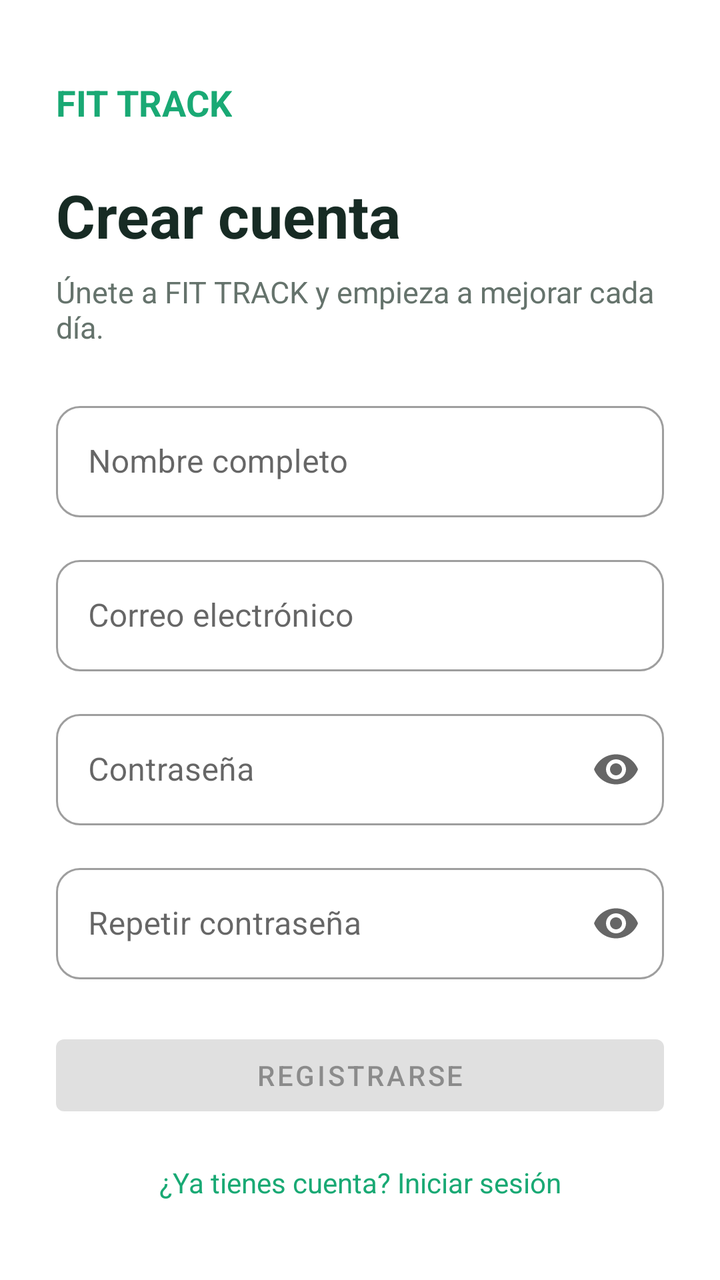
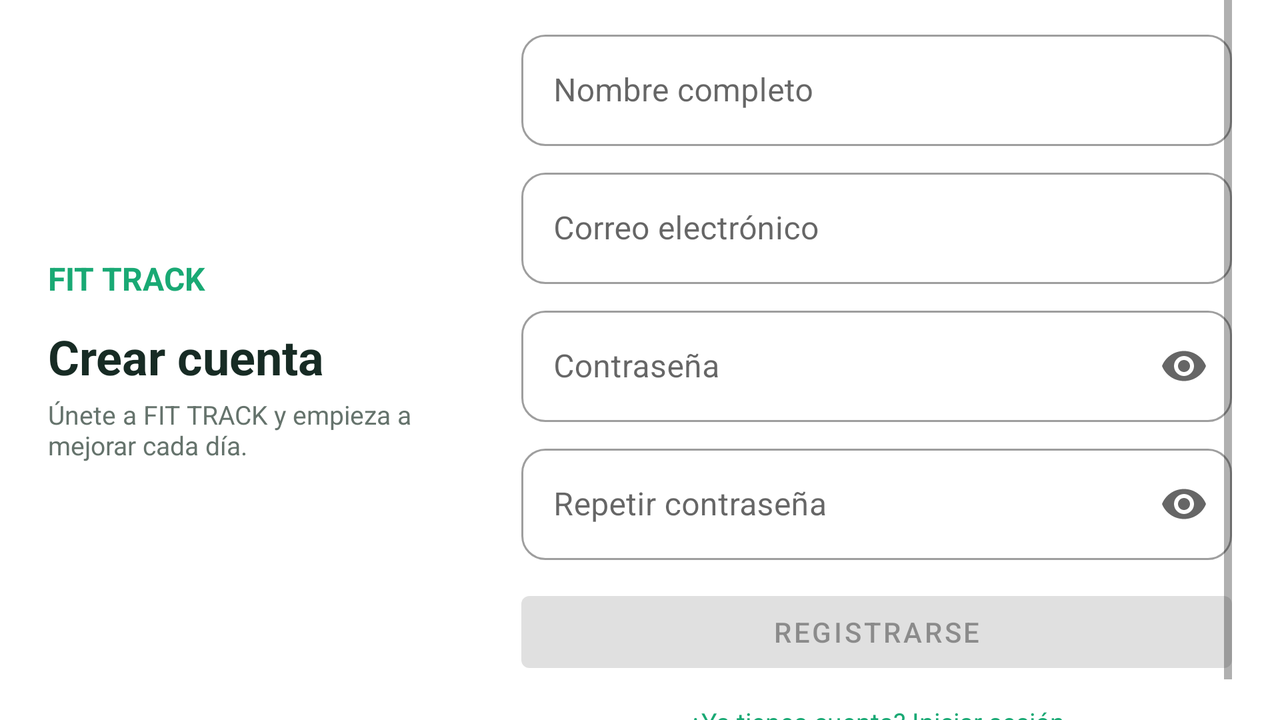

First picture: res/layout/ on a phone held upright. Second picture: the repository's own variant of that layout, on a device whose configuration matches the variant's folder. Source for both follows.
<!-- AndroidManifest.xml: application theme Theme.Tarea1PMyDM -->
<!-- res/layout/fragment_registro.xml -->
<?xml version="1.0" encoding="utf-8"?>
<ScrollView xmlns:android="http://schemas.android.com/apk/res/android"
    xmlns:app="http://schemas.android.com/apk/res-auto"
    android:layout_width="match_parent"
    android:layout_height="match_parent"
    android:fillViewport="true">

    <LinearLayout
        android:layout_width="match_parent"
        android:layout_height="wrap_content"
        android:gravity="center_vertical"
        android:orientation="vertical"
        android:padding="28dp">

        <TextView
            android:id="@+id/tvBrand"
            android:layout_width="wrap_content"
            android:layout_height="wrap_content"
            android:text="@string/brand"
            android:textColor="@color/fit_green"
            android:textSize="18sp"
            android:textStyle="bold" />

        <TextView
            android:id="@+id/tvSignupTitle"
            android:layout_width="match_parent"
            android:layout_height="wrap_content"
            android:layout_marginTop="24dp"
            android:text="@string/signup_title"
            android:textColor="@color/fit_text_primary"
            android:textSize="30sp"
            android:textStyle="bold" />

        <TextView
            android:id="@+id/tvSignupSubtitle"
            android:layout_width="match_parent"
            android:layout_height="wrap_content"
            android:layout_marginTop="8dp"
            android:layout_marginBottom="24dp"
            android:text="@string/signup_subtitle"
            android:textColor="@color/fit_text_secondary"
            android:textSize="15sp" />

        <com.google.android.material.textfield.TextInputLayout
            android:id="@+id/tilName"
            style="@style/Widget.FitTrack.TextInputLayout"
            app:boxBackgroundMode="outline"
            android:layout_width="match_parent"
            android:layout_height="wrap_content"
            android:hint="@string/hint_full_name">

            <com.google.android.material.textfield.TextInputEditText
                android:id="@+id/etName"
                android:layout_width="match_parent"
                android:layout_height="wrap_content"
                android:imeOptions="actionNext|flagNoExtractUi"
                android:inputType="textPersonName|textCapWords" />

        </com.google.android.material.textfield.TextInputLayout>

        <com.google.android.material.textfield.TextInputLayout
            android:id="@+id/tilEmail"
            style="@style/Widget.FitTrack.TextInputLayout"
            app:boxBackgroundMode="outline"
            android:layout_width="match_parent"
            android:layout_height="wrap_content"
            android:layout_marginTop="16dp"
            android:hint="@string/hint_email">

            <com.google.android.material.textfield.TextInputEditText
                android:id="@+id/etEmail"
                android:layout_width="match_parent"
                android:layout_height="wrap_content"
                android:imeOptions="actionNext|flagNoExtractUi"
                android:inputType="textEmailAddress" />

        </com.google.android.material.textfield.TextInputLayout>

        <com.google.android.material.textfield.TextInputLayout
            android:id="@+id/tilPassword"
            style="@style/Widget.FitTrack.TextInputLayout"
            app:boxBackgroundMode="outline"
            android:layout_width="match_parent"
            android:layout_height="wrap_content"
            android:layout_marginTop="16dp"
            android:hint="@string/hint_password"
            app:endIconMode="password_toggle">

            <com.google.android.material.textfield.TextInputEditText
                android:id="@+id/etPassword"
                android:layout_width="match_parent"
                android:layout_height="wrap_content"
                android:imeOptions="actionNext|flagNoExtractUi"
                android:inputType="textPassword" />

        </com.google.android.material.textfield.TextInputLayout>

        <com.google.android.material.textfield.TextInputLayout
            android:id="@+id/tilRepeatPassword"
            style="@style/Widget.FitTrack.TextInputLayout"
            app:boxBackgroundMode="outline"
            android:layout_width="match_parent"
            android:layout_height="wrap_content"
            android:layout_marginTop="16dp"
            android:hint="@string/hint_repeat_password"
            app:endIconMode="password_toggle">

            <com.google.android.material.textfield.TextInputEditText
                android:id="@+id/etRepeatPassword"
                android:layout_width="match_parent"
                android:layout_height="wrap_content"
                android:imeOptions="actionDone|flagNoExtractUi"
                android:inputType="textPassword" />

        </com.google.android.material.textfield.TextInputLayout>

        <Button
            android:id="@+id/btnRegister"
            android:layout_width="match_parent"
            android:layout_height="wrap_content"
            android:layout_marginTop="24dp"
            android:enabled="false"
            android:text="@string/action_register" />

        <TextView
            android:id="@+id/tvGoToLogin"
            android:layout_width="match_parent"
            android:layout_height="wrap_content"
            android:layout_marginTop="20dp"
            android:gravity="center"
            android:text="@string/signup_have_account"
            android:textColor="@color/fit_green"
            android:textSize="14sp" />

    </LinearLayout>
</ScrollView>
<!-- resources referenced by this layout -->
<resources>
  <color name="fit_green">#FF19A974</color>
  <color name="fit_text_primary">#FF172B24</color>
  <color name="fit_text_secondary">#FF65736C</color>
  <string name="action_register">Registrarse</string>
  <string name="brand">FIT TRACK</string>
  <string name="hint_email">Correo electrónico</string>
  <string name="hint_full_name">Nombre completo</string>
  <string name="hint_password">Contraseña</string>
  <string name="hint_repeat_password">Repetir contraseña</string>
  <string name="signup_have_account">¿Ya tienes cuenta? Iniciar sesión</string>
  <string name="signup_subtitle">Únete a FIT TRACK y empieza a mejorar cada día.</string>
  <string name="signup_title">Crear cuenta</string>
  <style name="Widget.FitTrack.TextInputLayout" parent="Widget.MaterialComponents.TextInputLayout.OutlinedBox">
          <item name="boxCornerRadiusTopStart">12dp</item>
          <item name="boxCornerRadiusTopEnd">12dp</item>
          <item name="boxCornerRadiusBottomStart">12dp</item>
          <item name="boxCornerRadiusBottomEnd">12dp</item>
      </style>
  <style name="Theme.Tarea1PMyDM" parent="Theme.MaterialComponents.DayNight.DarkActionBar">
          
          <item name="colorPrimary">@color/purple_500</item>
          <item name="colorPrimaryVariant">@color/purple_700</item>
          <item name="colorOnPrimary">@color/white</item>
          
          <item name="colorSecondary">@color/teal_200</item>
          <item name="colorSecondaryVariant">@color/teal_700</item>
          <item name="colorOnSecondary">@color/black</item>
          
          <item name="android:statusBarColor">?attr/colorPrimaryVariant</item>
          
      </style>
  <color name="white">#FFFFFFFF</color>
  <color name="black">#FF000000</color>
</resources>
<!-- res/layout-land/fragment_registro.xml (the repository's variant of the layout above) -->
<!-- drawn on the phone turned sideways -->
<?xml version="1.0" encoding="utf-8"?>
<LinearLayout xmlns:android="http://schemas.android.com/apk/res/android"
    xmlns:app="http://schemas.android.com/apk/res-auto"
    android:layout_width="match_parent"
    android:layout_height="match_parent"
    android:baselineAligned="false"
    android:orientation="horizontal"
    android:paddingStart="24dp"
    android:paddingEnd="24dp">

    
    <LinearLayout
        android:layout_width="0dp"
        android:layout_height="match_parent"
        android:layout_weight="4"
        android:gravity="center_vertical"
        android:orientation="vertical"
        android:paddingEnd="16dp">

        <TextView
            android:id="@+id/tvBrand"
            android:layout_width="wrap_content"
            android:layout_height="wrap_content"
            android:text="@string/brand"
            android:textColor="@color/fit_green"
            android:textSize="16sp"
            android:textStyle="bold" />

        <TextView
            android:id="@+id/tvSignupTitle"
            android:layout_width="match_parent"
            android:layout_height="wrap_content"
            android:layout_marginTop="12dp"
            android:text="@string/signup_title"
            android:textColor="@color/fit_text_primary"
            android:textSize="24sp"
            android:textStyle="bold" />

        <TextView
            android:id="@+id/tvSignupSubtitle"
            android:layout_width="match_parent"
            android:layout_height="wrap_content"
            android:layout_marginTop="4dp"
            android:text="@string/signup_subtitle"
            android:textColor="@color/fit_text_secondary"
            android:textSize="13sp" />

    </LinearLayout>

    
    <ScrollView
        android:layout_width="0dp"
        android:layout_height="match_parent"
        android:layout_weight="6"
        android:fillViewport="true">

        <LinearLayout
            android:layout_width="match_parent"
            android:layout_height="wrap_content"
            android:gravity="center_vertical"
            android:orientation="vertical"
            android:paddingTop="12dp"
            android:paddingBottom="12dp">

            <com.google.android.material.textfield.TextInputLayout
                android:id="@+id/tilName"
                style="@style/Widget.FitTrack.TextInputLayout"
            app:boxBackgroundMode="outline"
                android:layout_width="match_parent"
                android:layout_height="wrap_content"
                android:hint="@string/hint_full_name">

                <com.google.android.material.textfield.TextInputEditText
                    android:id="@+id/etName"
                    android:layout_width="match_parent"
                    android:layout_height="wrap_content"
                    android:imeOptions="actionNext|flagNoExtractUi"
                    android:inputType="textPersonName|textCapWords" />

            </com.google.android.material.textfield.TextInputLayout>

            <com.google.android.material.textfield.TextInputLayout
                android:id="@+id/tilEmail"
                style="@style/Widget.FitTrack.TextInputLayout"
            app:boxBackgroundMode="outline"
                android:layout_width="match_parent"
                android:layout_height="wrap_content"
                android:layout_marginTop="8dp"
                android:hint="@string/hint_email">

                <com.google.android.material.textfield.TextInputEditText
                    android:id="@+id/etEmail"
                    android:layout_width="match_parent"
                    android:layout_height="wrap_content"
                    android:imeOptions="actionNext|flagNoExtractUi"
                    android:inputType="textEmailAddress" />

            </com.google.android.material.textfield.TextInputLayout>

            <com.google.android.material.textfield.TextInputLayout
                android:id="@+id/tilPassword"
                style="@style/Widget.FitTrack.TextInputLayout"
            app:boxBackgroundMode="outline"
                android:layout_width="match_parent"
                android:layout_height="wrap_content"
                android:layout_marginTop="8dp"
                android:hint="@string/hint_password"
                app:endIconMode="password_toggle">

                <com.google.android.material.textfield.TextInputEditText
                    android:id="@+id/etPassword"
                    android:layout_width="match_parent"
                    android:layout_height="wrap_content"
                    android:imeOptions="actionNext|flagNoExtractUi"
                    android:inputType="textPassword" />

            </com.google.android.material.textfield.TextInputLayout>

            <com.google.android.material.textfield.TextInputLayout
                android:id="@+id/tilRepeatPassword"
                style="@style/Widget.FitTrack.TextInputLayout"
            app:boxBackgroundMode="outline"
                android:layout_width="match_parent"
                android:layout_height="wrap_content"
                android:layout_marginTop="8dp"
                android:hint="@string/hint_repeat_password"
                app:endIconMode="password_toggle">

                <com.google.android.material.textfield.TextInputEditText
                    android:id="@+id/etRepeatPassword"
                    android:layout_width="match_parent"
                    android:layout_height="wrap_content"
                    android:imeOptions="actionDone|flagNoExtractUi"
                    android:inputType="textPassword" />

            </com.google.android.material.textfield.TextInputLayout>

            <Button
                android:id="@+id/btnRegister"
                android:layout_width="match_parent"
                android:layout_height="wrap_content"
                android:layout_marginTop="12dp"
                android:enabled="false"
                android:text="@string/action_register" />

            <TextView
                android:id="@+id/tvGoToLogin"
                android:layout_width="match_parent"
                android:layout_height="wrap_content"
                android:layout_marginTop="12dp"
                android:gravity="center"
                android:text="@string/signup_have_account"
                android:textColor="@color/fit_green"
                android:textSize="13sp" />

        </LinearLayout>
    </ScrollView>

</LinearLayout>
